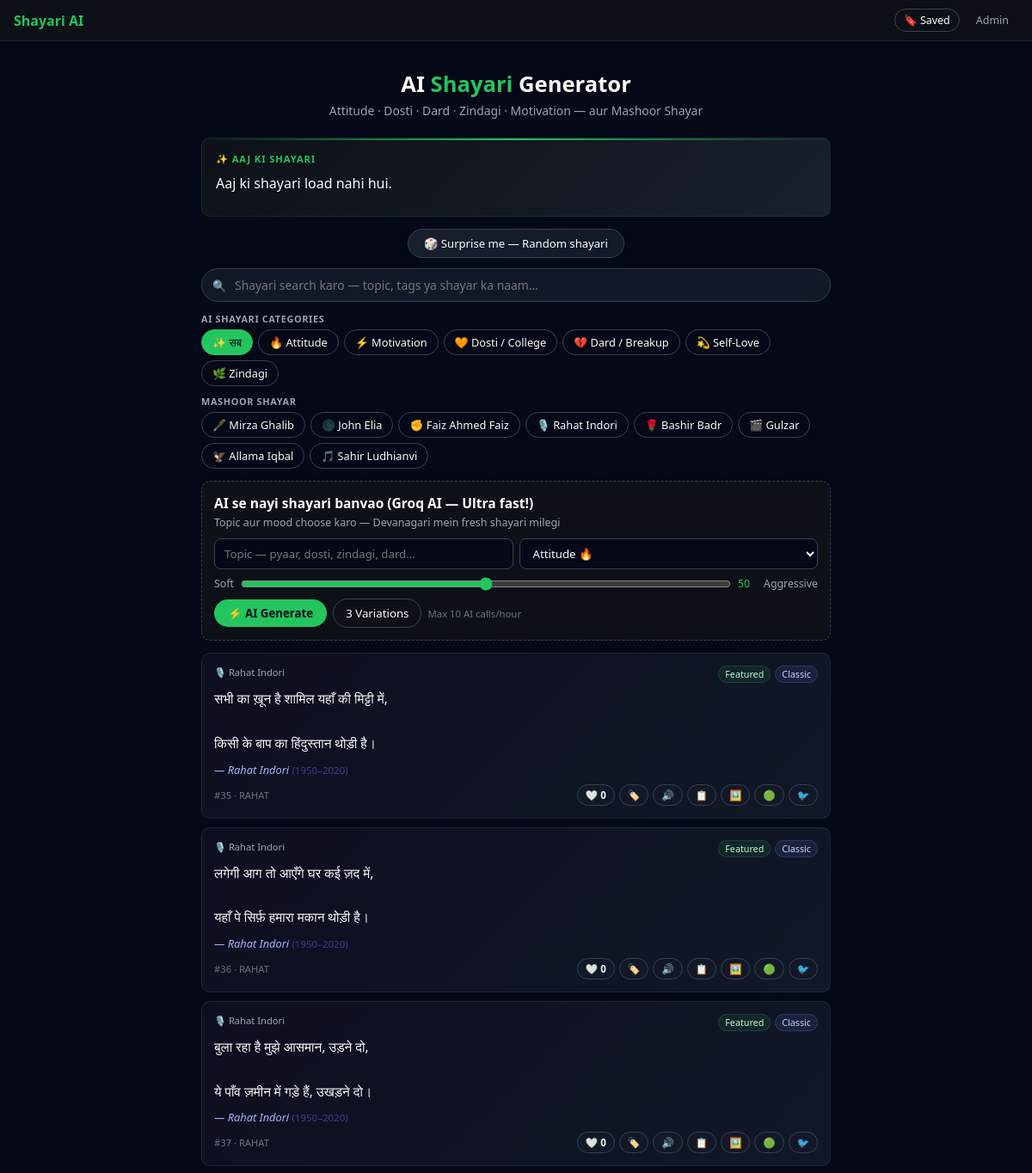
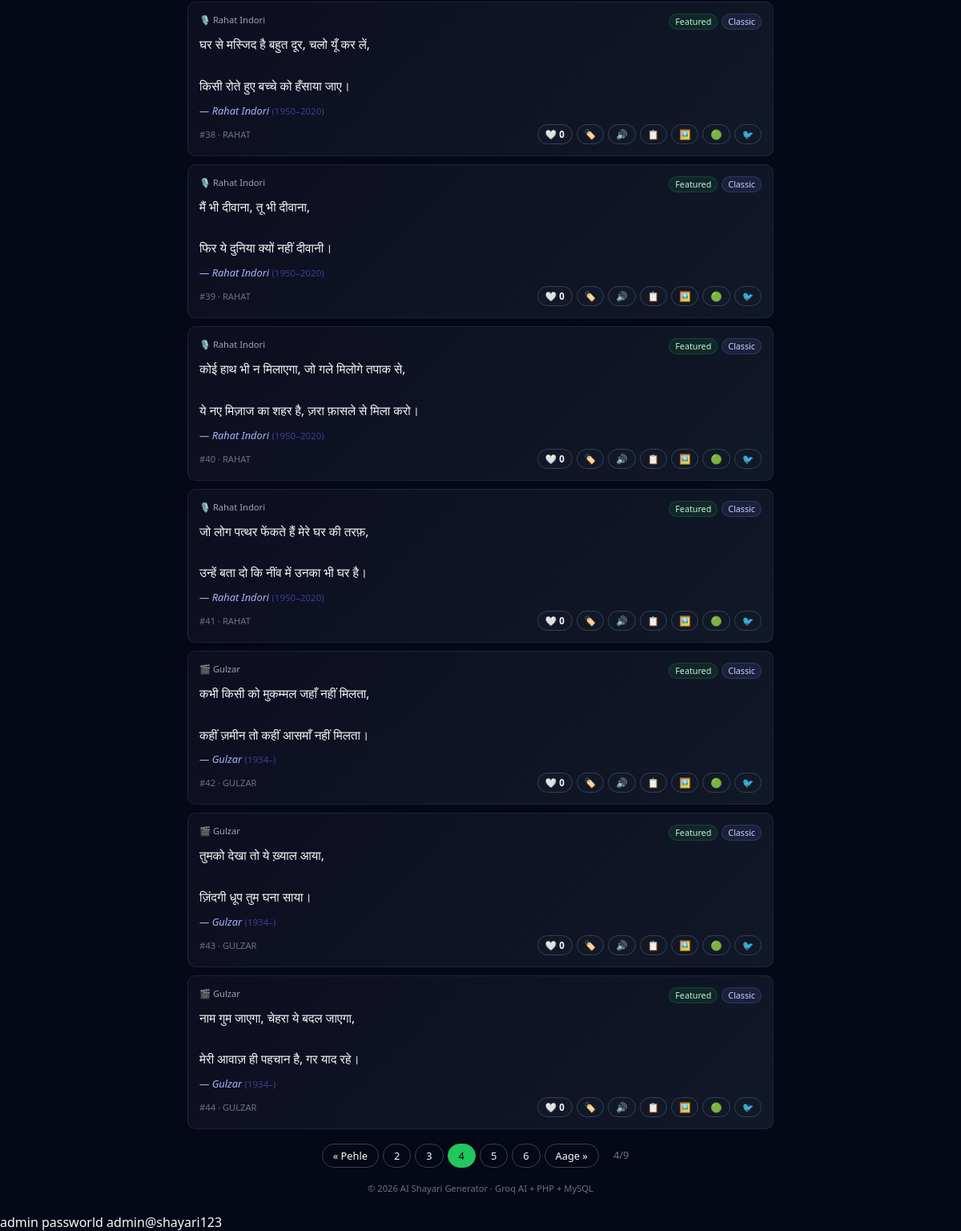
The page /?cat=ALL&page=4 on the database its author committed (2 pictures, top to bottom).
### tables this page shows
CREATE TABLE IF NOT EXISTS shayaris (
  id INT AUTO_INCREMENT PRIMARY KEY,
  text TEXT NOT NULL,
  category VARCHAR(50) NOT NULL,
  tags VARCHAR(200),
  is_featured TINYINT(1) DEFAULT 0,
  likes INT DEFAULT 0,
  poet VARCHAR(100) DEFAULT NULL,
  poet_era VARCHAR(50) DEFAULT NULL,
  created_at TIMESTAMP DEFAULT CURRENT_TIMESTAMP
);

### index.php (the view, shortened to what this page needs)
<?php
require_once 'config.php';
$categories = [
    'ALL'           => ['label'=>'सब',              'emoji'=>'✨'],
    'ATTITUDE'      => ['label'=>'Attitude',        'emoji'=>'🔥'],
    'MOTIVATION'    => ['label'=>'Motivation',      'emoji'=>'⚡'],
    'DOSTI_COLLEGE' => ['label'=>'Dosti / College', 'emoji'=>'🧡'],
    'DARD'          => ['label'=>'Dard / Breakup',  'emoji'=>'💔'],
    'SELF'          => ['label'=>'Self-Love',       'emoji'=>'💫'],
    'ZINDAGI'       => ['label'=>'Zindagi',         'emoji'=>'🌿'],
    'GHALIB'        => ['label'=>'Mirza Ghalib',    'emoji'=>'🖋️'],
    'JOHN_ELIA'     => ['label'=>'John Elia',       'emoji'=>'🌑'],
    'FAIZ'          => ['label'=>'Faiz Ahmed Faiz', 'emoji'=>'✊'],
    'RAHAT'         => ['label'=>'Rahat Indori',    'emoji'=>'🎙️'],
    'BASHIR_BADR'   => ['label'=>'Bashir Badr',     'emoji'=>'🌹'],
    'GULZAR'        => ['label'=>'Gulzar',          'emoji'=>'🎬'],
    'IQBAL'         => ['label'=>'Allama Iqbal',    'emoji'=>'🦅'],
    'SAHIR'         => ['label'=>'Sahir Ludhianvi', 'emoji'=>'🎵'],
];
$famousPoets  = ['GHALIB','JOHN_ELIA','FAIZ','RAHAT','BASHIR_BADR','GULZAR','IQBAL','SAHIR'];
$aiCategories = ['ALL','ATTITUDE','MOTIVATION','DOSTI_COLLEGE','DARD','SELF','ZINDAGI'];
$currentCat = $_GET['cat']  ?? 'ALL';
$page       = max(1, intval($_GET['page'] ?? 1));
$perPage    = 10;
$offset     = ($page - 1) * $perPage;
if ($currentCat === 'ALL') {
    $cntS = $conn->prepare("SELECT COUNT(*) as c FROM shayaris");
    $cntS->execute();
    $total = $cntS->get_result()->fetch_assoc()['c'];
    $stmt  = $conn->prepare("SELECT * FROM shayaris ORDER BY is_featured DESC, created_at DESC LIMIT ? OFFSET ?");
    $stmt->bind_param("ii", $perPage, $offset);
}
$stmt->execute();
$result     = $stmt->get_result();
$totalPages = max(1, ceil($total / $perPage));
$bookmarks  = $_SESSION['bookmarks'] ?? [];
?>
<!DOCTYPE html>
<html lang="hi">
<head>
</head>
<body>
<nav>
  <div class="nav-brand">Shayari AI</div>
  <div class="nav-right">
    <button class="nav-bm-btn" id="nav-bm-btn" onclick="openBmModal()">
      🔖 Saved <span class="bm-count" id="bm-count"><?= count($bookmarks) ?></span>
    </button>
    <a href="admin.php">Admin</a>
  </div>
</nav>
<div class="wrap">
  <header>
    <h1>AI <span>Shayari</span> Generator</h1>
    <p>Attitude · Dosti · Dard · Zindagi · Motivation — aur Mashoor Shayar</p>
  </header>
  <div class="sotd-wrap" id="sotd-wrap">
    <div class="sotd-label">✨ Aaj ki shayari</div>
    <div class="sotd-text" id="sotd-text">Loading...</div>
  </div>
  <div class="random-wrap">
    <button class="btn-random" onclick="openRandom()">🎲 Surprise me — Random shayari</button>
  </div>
  <div class="search-wrap">
    <span class="si">🔍</span>
    <input type="text" id="search-inp" placeholder="Shayari search karo — topic, tags ya shayar ka naam..." autocomplete="off">
  </div>
  <div class="sec-label">AI Shayari Categories</div>
  <div class="cats">
    <?php foreach ($aiCategories as $k):
      $c = $categories[$k];
      $isZ = $k === 'ZINDAGI';
    ?>
    <a href="?cat=<?= $k ?>" class="cat-btn <?= $isZ ? 'zindagi-btn' : '' ?> <?= $currentCat===$k ? 'active' : '' ?>">
      <?= $c['emoji'] ?> <?= htmlspecialchars($c['label']) ?>
    </a>
    <?php endforeach; ?>
  </div>
  <div class="sec-label" style="margin-top:10px">Mashoor Shayar</div>
  <div class="cats">
    <?php foreach ($famousPoets as $k):
      $c = $categories[$k];
    ?>
    <a href="?cat=<?= $k ?>" class="cat-btn poet <?= $currentCat===$k ? 'active' : '' ?>">
      <?= $c['emoji'] ?> <?= htmlspecialchars($c['label']) ?>
    </a>
    <?php endforeach; ?>
  </div>
  <div class="gen-box">
    <div class="gen-title">AI se nayi shayari banvao (Groq AI — Ultra fast!)</div>
    <div class="gen-sub">Topic aur mood choose karo — Devanagari mein fresh shayari milegi</div>
    <div class="gen-row">
      <input type="text" id="topic" placeholder="Topic — pyaar, dosti, zindagi, dard...">
      <select id="mood">
        <option value="ATTITUDE">Attitude 🔥</option>
      </select>
    </div>
    <div class="tone-row">
      <label>Soft</label>
      <input type="range" id="tone" min="0" max="100" value="50">
      <span class="tone-val" id="tone-val">50</span>
      <label>Aggressive</label>
    </div>
    <div class="gen-btns">
      <button class="btn-gen" id="btn-gen">⚡ AI Generate</button>
      <button class="btn-var" id="btn-var">3 Variations</button>
      <span class="rate-note">Max 10 AI calls/hour</span>
    </div>
  </div>
  <div class="list" id="shayari-list">
    <?php
    while ($row = $result->fetch_assoc()):
      $cat  = $row['category'];
      $isP  = in_array($cat, $famousPoets);
      $isZ  = $cat === 'ZINDAGI';
      $cd   = $categories[$cat] ?? ['label'=>$cat,'emoji'=>''];
      $clbl = $cd['emoji'].' '.$cd['label'];
      $liked= isset($_SESSION['liked_'.$row['id']]);
      $bmd  = in_array($row['id'], $bookmarks);
      $pn   = $row['poet'] ?? '';
      $pe   = $row['poet_era'] ?? '';
      $waText = urlencode($row['text'] . ($pn ? "\n\n— $pn" : '') . "\n\n(AI Shayari)");
      $twText = urlencode($row['text'] . ($pn ? " — $pn" : ''));
    ?>
    <div class="card <?= $isP?'poet-card':($isZ?'zindagi-card':'') ?>" id="card-<?= $row['id'] ?>">
      <div class="card-top">
        <div class="cat-label"><?= htmlspecialchars($clbl, ENT_QUOTES, 'UTF-8') ?></div>
        <div class="badges">
          <?php if($row['is_featured']): ?><span class="bdg featured">Featured</span><?php endif; ?>
          <?php if($isP): ?><span class="bdg classic">Classic</span><?php endif; ?>
        </div>
      </div>
      <div class="shayari-text"><?= nl2br(htmlspecialchars($row['text'], ENT_QUOTES, 'UTF-8')) ?></div>
      <?php if($pn): ?>
      <div class="poet-credit">— <?= htmlspecialchars($pn) ?> <?php if($pe): ?><span class="era">(<?= htmlspecialchars($pe) ?>)</span><?php endif; ?></div>
      <?php endif; ?>
      <div class="card-foot">
        <div class="card-meta">#<?= $row['id'] ?> · <?= htmlspecialchars($cat) ?></div>
        <div class="actions">
          <button class="btn like-btn <?= $liked?'liked':'' ?>" data-id="<?= $row['id'] ?>">
            <?= $liked?'❤️':'🤍' ?> <span class="lc"><?= $row['likes'] ?></span>
          </button>
          <button class="btn bm-btn <?= $bmd?'saved':'' ?>" data-id="<?= $row['id'] ?>"><?= $bmd?'🔖':'🏷️' ?></button>
          <button class="btn tts-btn" data-text="<?= htmlspecialchars($row['text'], ENT_QUOTES, 'UTF-8') ?>">🔊</button>
          <button class="btn copy-btn" data-text="<?= htmlspecialchars($row['text'], ENT_QUOTES, 'UTF-8') ?>">📋</button>
          <button class="btn img-btn" data-text="<?= htmlspecialchars($row['text'], ENT_QUOTES, 'UTF-8') ?>" data-cat="<?= htmlspecialchars($clbl) ?>" data-poet="<?= htmlspecialchars($pn) ?>">🖼️</button>
          <a class="btn" href="https://api.whatsapp.com/send?text=<?= $waText ?>" target="_blank" rel="noopener">🟢</a>
          <a class="btn" href="https://twitter.com/intent/tweet?text=<?= $twText ?>" target="_blank" rel="noopener">🐦</a>
        </div>
      </div>
    </div>
    <?php endwhile; ?>
  </div>
  <?php if($totalPages > 1): ?>
  <div class="pager">
    <?php if($page>1): ?><a href="?cat=<?= $currentCat ?>&page=<?= $page-1 ?>">« Pehle</a><?php endif; ?>
    <?php for($i=max(1,$page-2);$i<=min($totalPages,$page+2);$i++): ?>
    <a href="?cat=<?= $currentCat ?>&page=<?= $i ?>" class="<?= $i===$page?'active':'' ?>"><?= $i ?></a>
    <?php endfor; ?>
    <?php if($page<$totalPages): ?><a href="?cat=<?= $currentCat ?>&page=<?= $page+1 ?>">Aage »</a><?php endif; ?>
    <span><?= $page ?>/<?= $totalPages ?></span>
  </div>
  <?php endif; ?>
  <footer>© <?= date('Y') ?> AI Shayari Generator · Groq AI + PHP + MySQL</footer>
</div>
</body>
</html>

### rows shown on the page
shayaris: category "🎙️ Rahat Indori", is_featured "Featured", shows "Classic", text "सभी का ख़ून है शामिल यहाँ की मिट्टी में, किसी के बाप का हिंदुस्तान थोड़ी है।", poet "Rahat Indori", poet_era "1950–2020", id "35", category "RAHAT", likes "0"
shayaris: category "🎙️ Rahat Indori", is_featured "Featured", shows "Classic", text "लगेगी आग तो आएँगे घर कई ज़द में, यहाँ पे सिर्फ़ हमारा मकान थोड़ी है।", poet "Rahat Indori", poet_era "1950–2020", id "36", category "RAHAT", likes "0"
shayaris: category "🎙️ Rahat Indori", is_featured "Featured", shows "Classic", text "बुला रहा है मुझे आसमान, उड़ने दो, ये पाँव ज़मीन में गड़े हैं, उखड़ने दो।", poet "Rahat Indori", poet_era "1950–2020", id "37", category "RAHAT", likes "0"
shayaris: category "🎙️ Rahat Indori", is_featured "Featured", shows "Classic", text "घर से मस्जिद है बहुत दूर, चलो यूँ कर लें, किसी रोते हुए बच्चे को हँसाया जाए।", poet "Rahat Indori", poet_era "1950–2020", id "38", category "RAHAT", likes "0"
shayaris: category "🎙️ Rahat Indori", is_featured "Featured", shows "Classic", text "मैं भी दीवाना, तू भी दीवाना, फिर ये दुनिया क्यों नहीं दीवानी।", poet "Rahat Indori", poet_era "1950–2020", id "39", category "RAHAT", likes "0"
shayaris: category "🎙️ Rahat Indori", is_featured "Featured", shows "Classic", text "कोई हाथ भी न मिलाएगा, जो गले मिलोगे तपाक से, ये नए मिज़ाज का शहर है, ज़रा फ़ासले से मिला करो।", poet "Rahat Indori", poet_era "1950–2020", id "40", category "RAHAT", likes "0"
shayaris: category "🎙️ Rahat Indori", is_featured "Featured", shows "Classic", text "जो लोग पत्थर फेंकते हैं मेरे घर की तरफ़, उन्हें बता दो कि नींव में उनका भी घर है।", poet "Rahat Indori", poet_era "1950–2020", id "41", category "RAHAT", likes "0"
shayaris: category "🎬 Gulzar", is_featured "Featured", shows "Classic", text "कभी किसी को मुकम्मल जहाँ नहीं मिलता, कहीं ज़मीन तो कहीं आसमाँ नहीं मिलता।", poet "Gulzar", poet_era "1934–", id "42", category "GULZAR", likes "0"
shayaris: category "🎬 Gulzar", is_featured "Featured", shows "Classic", text "तुमको देखा तो ये ख़्याल आया, ज़िंदगी धूप तुम घना साया।", poet "Gulzar", poet_era "1934–", id "43", category "GULZAR", likes "0"
shayaris: category "🎬 Gulzar", is_featured "Featured", shows "Classic", text "नाम गुम जाएगा, चेहरा ये बदल जाएगा, मेरी आवाज़ ही पहचान है, गर याद रहे।", poet "Gulzar", poet_era "1934–", id "44", category "GULZAR", likes "0"

### other values the page prints
$c['emoji'] "✨"
$c['label'] "सब"
$c['emoji'] "🔥"
$c['label'] "Attitude"
$c['emoji'] "⚡"
$c['label'] "Motivation"
$c['emoji'] "🧡"
$c['label'] "Dosti / College"
$c['emoji'] "💔"
$c['label'] "Dard / Breakup"
$c['emoji'] "💫"
$c['label'] "Self-Love"
$c['emoji'] "🌿"
$c['label'] "Zindagi"
$c['emoji'] "🖋️"
